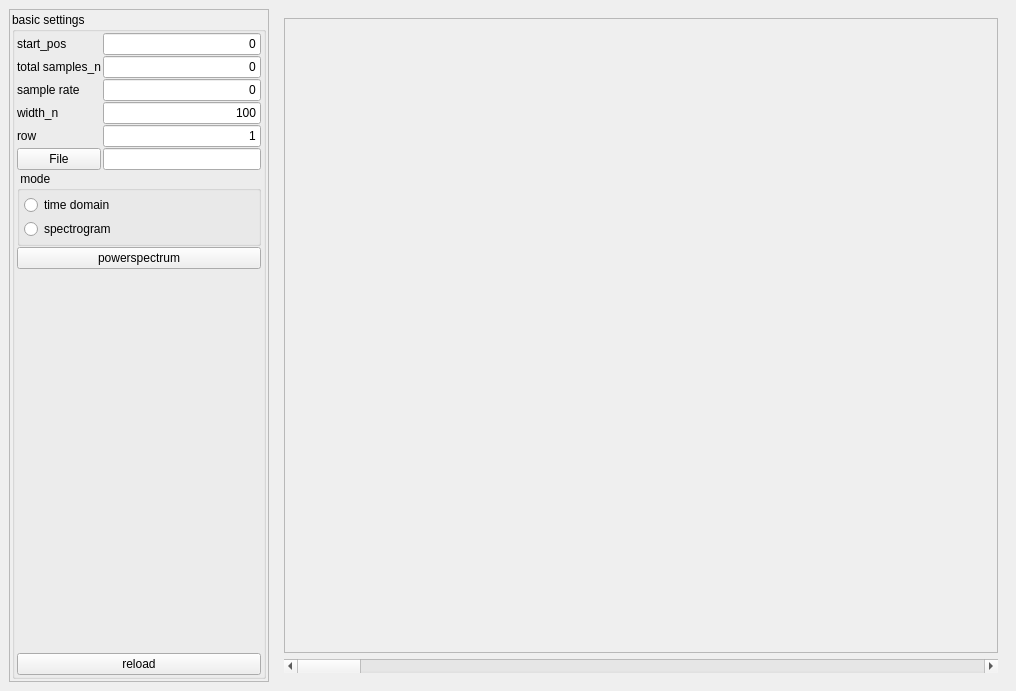
<?xml version="1.0" encoding="UTF-8"?>
<ui version="4.0">
 <class>MainWindow</class>
 <widget class="QMainWindow" name="MainWindow">
  <property name="geometry">
   <rect>
    <x>0</x>
    <y>0</y>
    <width>1016</width>
    <height>691</height>
   </rect>
  </property>
  <property name="windowTitle">
   <string>MainWindow</string>
  </property>
  <widget class="QWidget" name="centralwidget">
   <layout class="QHBoxLayout" name="horizontalLayout">
    <item>
     <widget class="QFrame" name="frame_option">
      <property name="minimumSize">
       <size>
        <width>260</width>
        <height>0</height>
       </size>
      </property>
      <property name="maximumSize">
       <size>
        <width>200</width>
        <height>16777215</height>
       </size>
      </property>
      <property name="frameShape">
       <enum>QFrame::StyledPanel</enum>
      </property>
      <property name="frameShadow">
       <enum>QFrame::Raised</enum>
      </property>
      <layout class="QVBoxLayout" name="verticalLayout">
       <property name="spacing">
        <number>2</number>
       </property>
       <property name="leftMargin">
        <number>2</number>
       </property>
       <property name="topMargin">
        <number>2</number>
       </property>
       <property name="rightMargin">
        <number>2</number>
       </property>
       <property name="bottomMargin">
        <number>2</number>
       </property>
       <item>
        <widget class="QGroupBox" name="groupBox">
         <property name="sizePolicy">
          <sizepolicy hsizetype="Preferred" vsizetype="Preferred">
           <horstretch>0</horstretch>
           <verstretch>0</verstretch>
          </sizepolicy>
         </property>
         <property name="minimumSize">
          <size>
           <width>0</width>
           <height>0</height>
          </size>
         </property>
         <property name="title">
          <string>basic settings</string>
         </property>
         <property name="flat">
          <bool>false</bool>
         </property>
         <layout class="QGridLayout" name="gridLayout">
          <property name="leftMargin">
           <number>2</number>
          </property>
          <property name="topMargin">
           <number>1</number>
          </property>
          <property name="rightMargin">
           <number>2</number>
          </property>
          <property name="bottomMargin">
           <number>1</number>
          </property>
          <property name="horizontalSpacing">
           <number>2</number>
          </property>
          <property name="verticalSpacing">
           <number>1</number>
          </property>
          <item row="0" column="0">
           <widget class="QLabel" name="label_4">
            <property name="text">
             <string>start_pos</string>
            </property>
           </widget>
          </item>
          <item row="6" column="0" colspan="2">
           <widget class="QGroupBox" name="groupBox_2">
            <property name="title">
             <string> mode</string>
            </property>
            <property name="flat">
             <bool>false</bool>
            </property>
            <property name="checkable">
             <bool>false</bool>
            </property>
            <layout class="QVBoxLayout" name="verticalLayout_4">
             <property name="spacing">
              <number>4</number>
             </property>
             <property name="leftMargin">
              <number>4</number>
             </property>
             <property name="topMargin">
              <number>4</number>
             </property>
             <property name="rightMargin">
              <number>4</number>
             </property>
             <property name="bottomMargin">
              <number>4</number>
             </property>
             <item>
              <widget class="QRadioButton" name="radioButton_time_domain">
               <property name="text">
                <string>time domain</string>
               </property>
              </widget>
             </item>
             <item>
              <widget class="QRadioButton" name="radioButton_spectrogram">
               <property name="text">
                <string>spectrogram</string>
               </property>
              </widget>
             </item>
            </layout>
           </widget>
          </item>
          <item row="4" column="1">
           <widget class="QLineEdit" name="lineEdit_row">
            <property name="text">
             <string>1</string>
            </property>
            <property name="alignment">
             <set>Qt::AlignRight|Qt::AlignTrailing|Qt::AlignVCenter</set>
            </property>
           </widget>
          </item>
          <item row="10" column="0" colspan="2">
           <widget class="QPushButton" name="pushButton_reload">
            <property name="text">
             <string>reload</string>
            </property>
           </widget>
          </item>
          <item row="9" column="0" colspan="2">
           <spacer name="verticalSpacer">
            <property name="orientation">
             <enum>Qt::Vertical</enum>
            </property>
            <property name="sizeHint" stdset="0">
             <size>
              <width>20</width>
              <height>40</height>
             </size>
            </property>
           </spacer>
          </item>
          <item row="2" column="0">
           <widget class="QLabel" name="label">
            <property name="text">
             <string>sample rate</string>
            </property>
           </widget>
          </item>
          <item row="1" column="0">
           <widget class="QLabel" name="label_5">
            <property name="text">
             <string>total samples_n</string>
            </property>
           </widget>
          </item>
          <item row="0" column="1">
           <widget class="QLineEdit" name="lineEdit_start_pos">
            <property name="text">
             <string>0</string>
            </property>
            <property name="alignment">
             <set>Qt::AlignRight|Qt::AlignTrailing|Qt::AlignVCenter</set>
            </property>
           </widget>
          </item>
          <item row="1" column="1">
           <widget class="QLineEdit" name="lineEdit_total_samples_n">
            <property name="text">
             <string>0</string>
            </property>
            <property name="alignment">
             <set>Qt::AlignRight|Qt::AlignTrailing|Qt::AlignVCenter</set>
            </property>
           </widget>
          </item>
          <item row="3" column="1">
           <widget class="QLineEdit" name="lineEdit_width">
            <property name="text">
             <string>100</string>
            </property>
            <property name="alignment">
             <set>Qt::AlignRight|Qt::AlignTrailing|Qt::AlignVCenter</set>
            </property>
           </widget>
          </item>
          <item row="2" column="1">
           <widget class="QLineEdit" name="lineEdit_samprate">
            <property name="text">
             <string>0</string>
            </property>
            <property name="alignment">
             <set>Qt::AlignRight|Qt::AlignTrailing|Qt::AlignVCenter</set>
            </property>
           </widget>
          </item>
          <item row="5" column="0">
           <widget class="QPushButton" name="pushButton_filepath">
            <property name="text">
             <string>File</string>
            </property>
           </widget>
          </item>
          <item row="4" column="0">
           <widget class="QLabel" name="label_2">
            <property name="text">
             <string>row</string>
            </property>
           </widget>
          </item>
          <item row="8" column="0" colspan="2">
           <widget class="QPushButton" name="pushButton_powerspectrum">
            <property name="text">
             <string>powerspectrum</string>
            </property>
           </widget>
          </item>
          <item row="5" column="1">
           <widget class="QLineEdit" name="lineEdit_filepath"/>
          </item>
          <item row="3" column="0">
           <widget class="QLabel" name="label_3">
            <property name="sizePolicy">
             <sizepolicy hsizetype="Minimum" vsizetype="Preferred">
              <horstretch>0</horstretch>
              <verstretch>0</verstretch>
             </sizepolicy>
            </property>
            <property name="text">
             <string>width_n</string>
            </property>
            <property name="margin">
             <number>1</number>
            </property>
            <property name="indent">
             <number>0</number>
            </property>
           </widget>
          </item>
         </layout>
        </widget>
       </item>
      </layout>
     </widget>
    </item>
    <item>
     <widget class="QWidget" name="widget" native="true">
      <layout class="QVBoxLayout" name="verticalLayout_3">
       <item>
        <widget class="QFrame" name="frame_plot">
         <property name="frameShape">
          <enum>QFrame::StyledPanel</enum>
         </property>
         <property name="frameShadow">
          <enum>QFrame::Raised</enum>
         </property>
         <layout class="QVBoxLayout" name="verticalLayout_2"/>
        </widget>
       </item>
       <item>
        <widget class="QScrollBar" name="horizontalScrollBar">
         <property name="orientation">
          <enum>Qt::Horizontal</enum>
         </property>
        </widget>
       </item>
      </layout>
     </widget>
    </item>
   </layout>
  </widget>
  <widget class="QMenuBar" name="menubar">
   <property name="geometry">
    <rect>
     <x>0</x>
     <y>0</y>
     <width>1016</width>
     <height>22</height>
    </rect>
   </property>
  </widget>
 </widget>
 <resources/>
 <connections/>
</ui>
